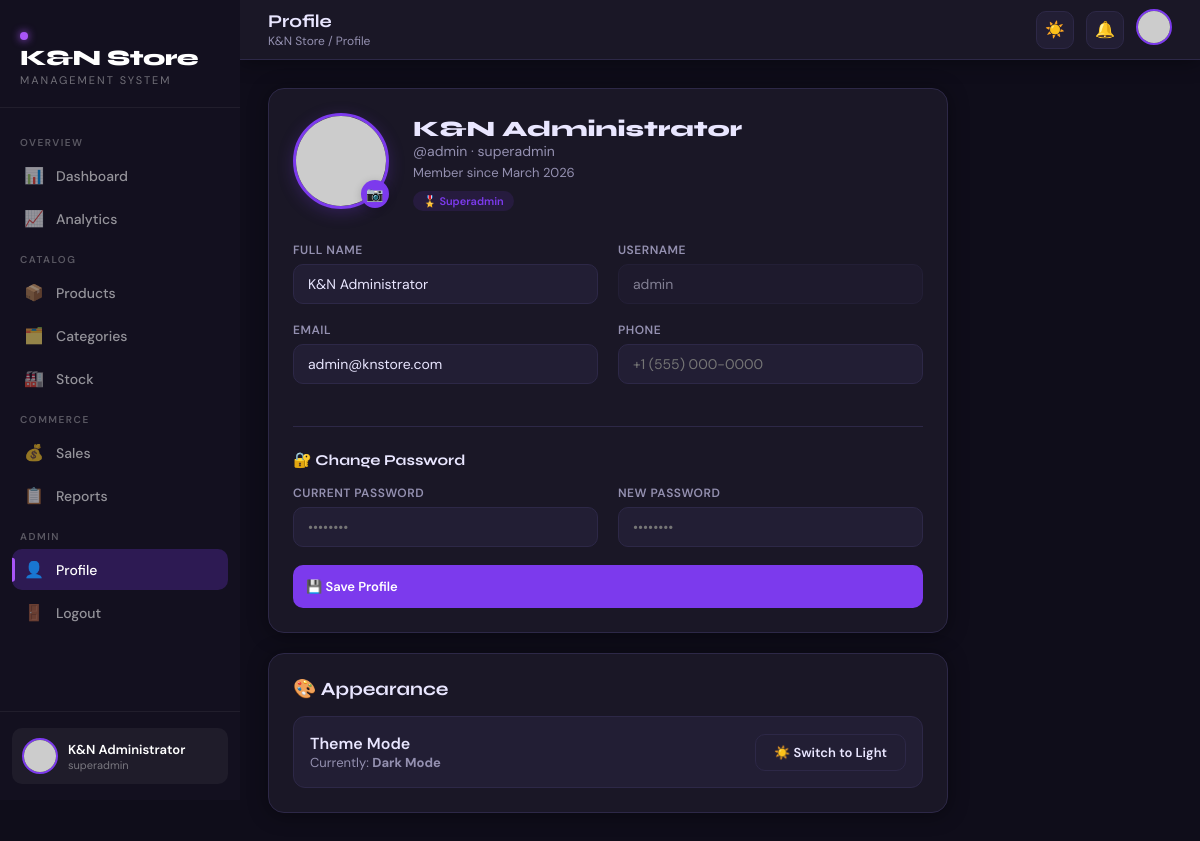
The page /profile (signed in) on the database its author committed.
### app.py (models this page shows)
class Admin(UserMixin, db.Model):
    id = db.Column(db.Integer, primary_key=True)
    username = db.Column(db.String(80), unique=True, nullable=False)
    email = db.Column(db.String(120), unique=True, nullable=False)
    password_hash = db.Column(db.String(256), nullable=False)
    profile_image = db.Column(db.String(256), default='default.png')
    full_name = db.Column(db.String(120), default='')
    phone = db.Column(db.String(20), default='')
    role = db.Column(db.String(20), default='admin')
    created_at = db.Column(db.DateTime, default=datetime.utcnow)
    theme = db.Column(db.String(10), default='light')

### app.py (the view, shortened to what this page needs)
@app.route('/profile', methods=['GET', 'POST'])
@login_required
def profile():
    return render_template('profile.html', theme=get_theme())

### app.py (called while the page is built)
@login_manager.user_loader
def load_user(user_id):
    return Admin.query.get(int(user_id))

def get_theme():
    if current_user.is_authenticated:
        return current_user.theme
    return session.get('theme', 'light')

### templates/profile.html (shortened to what this page needs)
{% extends "base.html" %}
{% block page_title %}Profile{% endblock %}
{% block breadcrumb %}K&N Store / Profile{% endblock %}
{% block content %}
<div style="max-width:680px">
  <div class="card" style="margin-bottom:20px">
    <div style="display:flex;align-items:center;gap:24px;margin-bottom:28px">
      <div style="position:relative">
        <img id="profilePreview"
          src="{{ url_for('static', filename='uploads/' + (current_user.profile_image or 'default.png')) }}"
          onerror="this.src='https://ui-avatars.com/api/?name={{ current_user.username }}&background=7c3aed&color=fff&size=128'"
          style="width:96px;height:96px;border-radius:50%;object-fit:cover;border:3px solid var(--accent);box-shadow:0 4px 16px rgba(124,58,237,0.25)">
        <label for="imgInput" style="position:absolute;bottom:0;right:0;width:28px;height:28px;background:var(--accent);border-radius:50%;display:flex;align-items:center;justify-content:center;cursor:pointer;font-size:14px;box-shadow:0 2px 8px rgba(0,0,0,0.2)">📷</label>
      </div>
      <div>
        <div style="font-family:'Syne',sans-serif;font-size:22px;font-weight:800">{{ current_user.full_name or current_user.username }}</div>
        <div style="color:var(--text2);font-size:14px">@{{ current_user.username }} · {{ current_user.role }}</div>
        <div style="color:var(--text2);font-size:13px;margin-top:4px">Member since {{ current_user.created_at.strftime('%B %Y') }}</div>
        <div style="margin-top:8px">
          <span class="badge badge-purple">🎖️ {{ current_user.role|title }}</span>
        </div>
      </div>
    </div>
    <form method="POST" enctype="multipart/form-data">
      <div class="grid-2">
        <div class="form-group"><label>Full Name</label>
          <input name="full_name" value="{{ current_user.full_name }}" placeholder="John Administrator">
        </div>
        <div class="form-group"><label>Username</label>
          <input value="{{ current_user.username }}" disabled style="opacity:0.5;cursor:not-allowed">
        </div>
      </div>
      <div class="grid-2">
        <div class="form-group"><label>Email</label>
          <input name="email" type="email" value="{{ current_user.email }}">
        </div>
        <div class="form-group"><label>Phone</label>
          <input name="phone" value="{{ current_user.phone }}" placeholder="+1 (555) 000-0000">
        </div>
      </div>
      <hr style="border:none;border-top:1px solid var(--border);margin:24px 0">
      <h3 style="font-family:'Syne',sans-serif;font-size:15px;margin-bottom:16px">🔐 Change Password</h3>
      <div class="grid-2">
        <div class="form-group"><label>Current Password</label>
          <input type="password" name="current_password" placeholder="••••••••">
        </div>
        <div class="form-group"><label>New Password</label>
          <input type="password" name="new_password" placeholder="••••••••">
        </div>
      </div>
      <button type="submit" class="btn btn-primary" style="width:100%;padding:13px">💾 Save Profile</button>
    </form>
  </div>
  <div class="card">
    <h3 style="font-family:'Syne',sans-serif;margin-bottom:16px">🎨 Appearance</h3>
    <div style="display:flex;align-items:center;justify-content:space-between;padding:16px;background:var(--bg3);border-radius:12px;border:1px solid var(--border)">
      <div>
        <div style="font-weight:600">Theme Mode</div>
        <div style="font-size:13px;color:var(--text2)">Currently: <strong>{{ theme|title }} Mode</strong></div>
      </div>
      <button onclick="toggleTheme()" class="btn {{ 'btn-primary' if theme == 'light' else 'btn-ghost' }}" style="gap:8px">
        {{ '🌙 Switch to Dark' if theme == 'light' else '☀️ Switch to Light' }}
      </button>
    </div>
  </div>
</div>
{% endblock %}

### templates/base.html (shortened to what this page needs)
<!DOCTYPE html>
<html lang="en" data-theme="{{ theme }}">
<head>
</head>
<body>
<aside class="sidebar">
  <div class="sidebar-logo">
    <div class="logo-badge"><span class="dot"></span></div>
    <div class="logo-text">K&N Store</div>
    <div class="logo-sub">Management System</div>
  </div>
  <nav class="sidebar-nav">
    <div class="nav-section">Overview</div>
    <a href="{{ url_for('dashboard') }}" class="nav-item {% if request.endpoint == 'dashboard' %}active{% endif %}">
      <span class="nav-icon">📊</span> Dashboard
    </a>
    <a href="{{ url_for('analytics') }}" class="nav-item {% if request.endpoint == 'analytics' %}active{% endif %}">
      <span class="nav-icon">📈</span> Analytics
    </a>
    <div class="nav-section">Catalog</div>
    <a href="{{ url_for('products') }}" class="nav-item {% if request.endpoint in ['products','add_product','edit_product'] %}active{% endif %}">
      <span class="nav-icon">📦</span> Products
    </a>
    <a href="{{ url_for('categories') }}" class="nav-item {% if request.endpoint == 'categories' %}active{% endif %}">
      <span class="nav-icon">🗂️</span> Categories
    </a>
    <a href="{{ url_for('stock') }}" class="nav-item {% if request.endpoint == 'stock' %}active{% endif %}">
      <span class="nav-icon">🏭</span> Stock
    </a>
    <div class="nav-section">Commerce</div>
    <a href="{{ url_for('sales') }}" class="nav-item {% if request.endpoint == 'sales' %}active{% endif %}">
      <span class="nav-icon">💰</span> Sales
    </a>
    <a href="{{ url_for('reports') }}" class="nav-item {% if request.endpoint == 'reports' %}active{% endif %}">
      <span class="nav-icon">📋</span> Reports
    </a>
    <div class="nav-section">Admin</div>
    <a href="{{ url_for('profile') }}" class="nav-item {% if request.endpoint == 'profile' %}active{% endif %}">
      <span class="nav-icon">👤</span> Profile
    </a>
    <a href="{{ url_for('logout') }}" class="nav-item">
      <span class="nav-icon">🚪</span> Logout
    </a>
  </nav>
  <div class="sidebar-footer">
    <div class="admin-card">
      <img src="{{ url_for('static', filename='uploads/' + (current_user.profile_image or 'default.png')) }}" class="admin-avatar" onerror="this.src='https://ui-avatars.com/api/?name={{ current_user.username }}&background=7c3aed&color=fff&size=64'">
      <div class="admin-info">
        <div class="name">{{ current_user.full_name or current_user.username }}</div>
        <div class="role">{{ current_user.role }}</div>
      </div>
    </div>
  </div>
</aside>
<div class="main">
  <div class="topbar">
    <div class="topbar-left">
      <h1>{% block page_title %}Dashboard{% endblock %}</h1>
      <div class="breadcrumb">{% block breadcrumb %}K&N Store / Dashboard{% endblock %}</div>
    </div>
    <div class="topbar-right">
      <button class="btn-icon" id="themeBtn" onclick="toggleTheme()" title="Toggle theme">
        {{ '☀️' if theme == 'dark' else '🌙' }}
      </button>
      <button class="btn-icon" title="Notifications">🔔</button>
      <a href="{{ url_for('profile') }}" style="text-decoration:none">
        <img src="{{ url_for('static', filename='uploads/' + (current_user.profile_image or 'default.png')) }}"
             style="width:36px;height:36px;border-radius:50%;object-fit:cover;border:2px solid var(--accent);cursor:pointer"
             onerror="this.src='https://ui-avatars.com/api/?name={{ current_user.username }}&background=7c3aed&color=fff&size=64'">
      </a>
    </div>
  </div>
  <div class="page-body">
    {% block content %}{% endblock %}
  </div>
</div>
</body>
</html>

### rows shown on the page
Admin: full_name "K&N Administrator", role "superadmin", theme "☀️", username "admin", created_at "March 2026", role "Superadmin", email "admin@knstore.com", theme "Dark", theme "☀️ Switch to Light"
